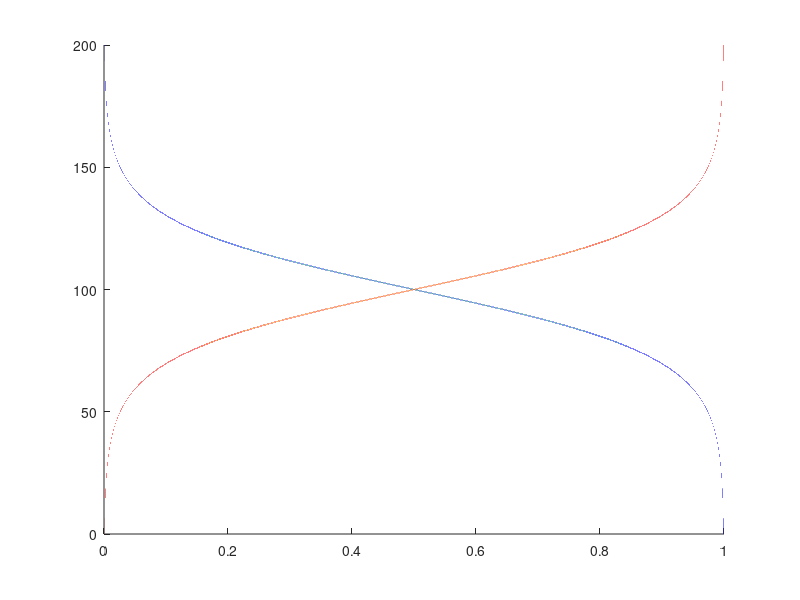

MATLAB code to generate this figure: (Note: this script raises an error after producing the figure.)
k = 1.38064852 * 10^(-2);

E = 0:0.001:200;
E_C = 150;
E_F = 100;
E_V = 50;

T = 1000;

f = 1./(1 + exp((E - E_F)/(k * T)));

fig = figure;
hold on;
plot(f,E);
plot(1 - f,E);

ax = gca;
ax.TickLabelInterpreter = 'latex';
ax.XTick = [0,1/2,1];
ax.YTick = [0,E_V,E_F,E_C];
ax.XTickLabel = {'$0$','$\frac{1}{2}$','$1$'};
ax.YTickLabel = {'$0$','$E_V$','$E_F \approx E_i$','$E_C$'};
grid on;

xlabel('$E$','Interpreter','latex','FontSize',14);

leg = legend('$f(E)$','$1 - f(E)$');
leg.Interpreter = 'latex';

set(fig,'Units','Inches');
pos = get(fig,'Position');
set(fig,'PaperPositionMode','Auto','PaperUnits','Inches','PaperSize',[pos(3), pos(4)]);

%matlab2tikz('graphical_solution_for_allowed_energy_levels_for_even_wave_functions_in_finite_potential_well.tikz')

print(fig,'fermi_function_for_intrinsic','-dpdf','-r0')

close all; clear; clc;
